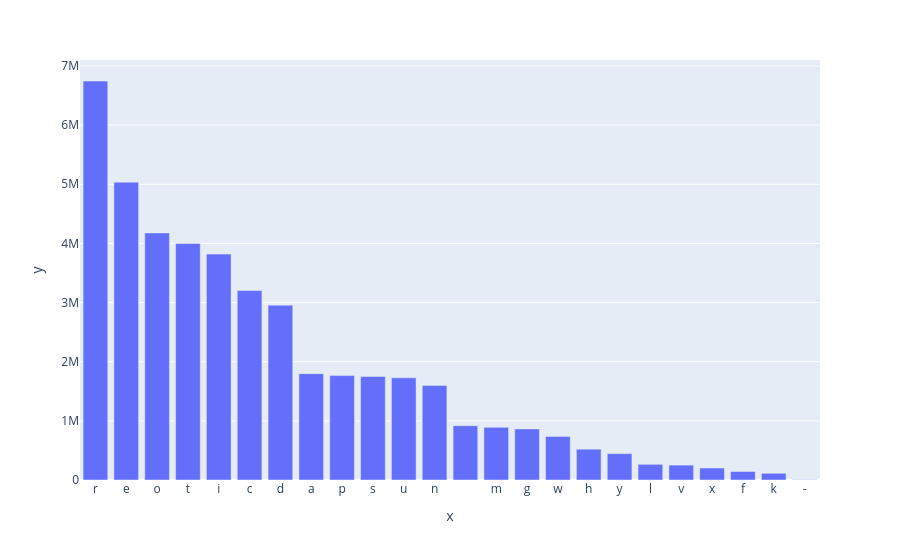

Notebook code for this chart:
### Code cell
fig = px.bar(x=df_head["character"], y =df_head["frequency"])
fig.show()

### Figure 1 — Plotly figure (JSON) as saved in the notebook; plotly's stock layout.template omitted (floating-point values rounded to 4 significant figures)
{"data": [{"hovertemplate": "x=%{x}<br>y=%{y}<extra></extra>", "legendgroup": "", "marker": {"color": "#636efa", "pattern": {"shape": ""}}, "name": "", "orientation": "v", "showlegend": false, "textposition": "auto", "type": "bar", "x": ["r", "e", "o", "t", "i", "c", "d", "a", "p", "s", "u", "n", " ", "m", "g", "w", "h", "y", "l", "v", "x", "f", "k", "-"], "xaxis": "x", "y": [6746162, 5035545, 4177200, 3998875, 3819495, 3203227, 2956210, 1797868, 1765657, 1749691, 1726756, 1599108, 917903, 890118, 863957, 736882, 521291, 446182, 264978, 251559, 202770, 142974, 113349, 4817], "yaxis": "y"}], "layout": {"barmode": "relative", "legend": {"tracegroupgap": 0}, "margin": {"t": 60}, "xaxis": {"anchor": "y", "domain": [0, 1], "title": {"text": "x"}}, "yaxis": {"anchor": "x", "domain": [0, 1], "title": {"text": "y"}}}}
